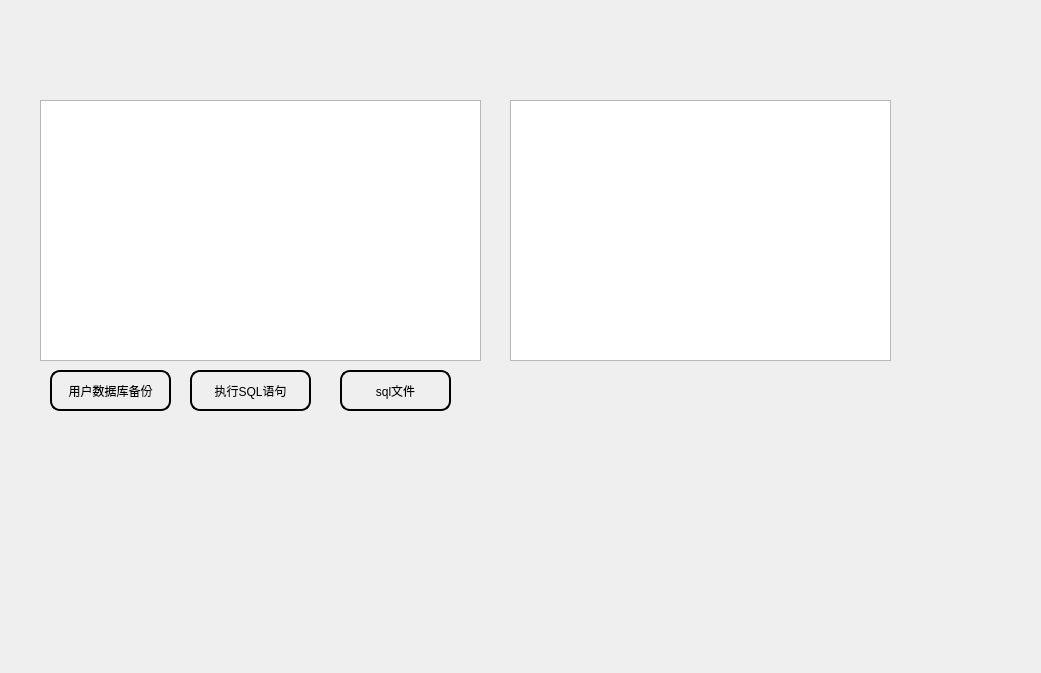
<?xml version="1.0" encoding="UTF-8"?>
<ui version="4.0">
 <class>Widget</class>
 <widget class="QWidget" name="Widget">
  <property name="geometry">
   <rect>
    <x>0</x>
    <y>0</y>
    <width>1041</width>
    <height>673</height>
   </rect>
  </property>
  <property name="windowTitle">
   <string>Widget</string>
  </property>
  <widget class="QTextBrowser" name="textBrowser">
   <property name="geometry">
    <rect>
     <x>510</x>
     <y>100</y>
     <width>381</width>
     <height>261</height>
    </rect>
   </property>
  </widget>
  <widget class="QPushButton" name="Execute">
   <property name="geometry">
    <rect>
     <x>190</x>
     <y>370</y>
     <width>121</width>
     <height>41</height>
    </rect>
   </property>
   <property name="styleSheet">
    <string notr="true">QPushButton {
border-radius:10px;
border:2px solid #000000;
}

QPushButton:hover {
    background-color: #ecf5ff;
    color: #409eff;
}</string>
   </property>
   <property name="text">
    <string>执行SQL语句</string>
   </property>
  </widget>
  <widget class="QTextEdit" name="Qstatements">
   <property name="geometry">
    <rect>
     <x>40</x>
     <y>100</y>
     <width>441</width>
     <height>261</height>
    </rect>
   </property>
   <property name="styleSheet">
    <string notr="true"/>
   </property>
  </widget>
  <widget class="QPushButton" name="pushButton">
   <property name="geometry">
    <rect>
     <x>50</x>
     <y>370</y>
     <width>121</width>
     <height>41</height>
    </rect>
   </property>
   <property name="styleSheet">
    <string notr="true">QPushButton {
border-radius:10px;
border:2px solid #000000;
}

QPushButton:hover {
    background-color: #ecf5ff;
    color: #409eff;
}</string>
   </property>
   <property name="text">
    <string>用户数据库备份</string>
   </property>
  </widget>
  <widget class="QPushButton" name="sql">
   <property name="geometry">
    <rect>
     <x>340</x>
     <y>370</y>
     <width>111</width>
     <height>41</height>
    </rect>
   </property>
   <property name="styleSheet">
    <string notr="true">QPushButton {
border-radius:10px;
border:2px solid #000000;
}

QPushButton:hover {
    background-color: #ecf5ff;
    color: #409eff;
}</string>
   </property>
   <property name="text">
    <string>sql文件</string>
   </property>
  </widget>
 </widget>
 <resources/>
 <connections/>
</ui>
